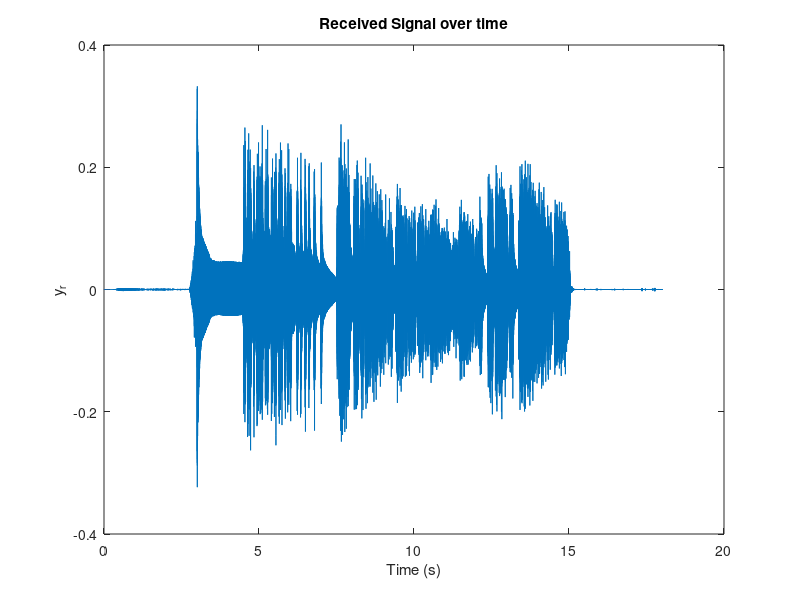

This figure's MATLAB source: (Note: this script raises an error after producing the figure.)
close all
clear

load long_modem_rx.mat

img_output_dir = "long_plots";
if ~exist(img_output_dir, 'dir')
    mkdir(img_output_dir);
end

%% Plot Signal
figure(1);
t = (0:length(y_r)-1) / Fs;
plot(t,y_r)
title("Received Signal over time")
xlabel("Time (s)")
ylabel("y_r")

saveas(gcf, fullfile(img_output_dir, "signal.png"))

%% Trim message
% The received signal includes a bunch of samples from before the
% transmission started so we need discard these samples that occurred before
% the transmission started. 

start_idx = find_start_of_signal(y_r,x_sync);
% start_idx now contains the location in y_r where x_sync begins
% we need to offset by the length of x_sync to only include the signal
% we are interested in
fs = 100;  % Symbol period
msg_length_samples = msg_length * 8 * fs;
k = (0:msg_length_samples-1)';
t = k / Fs;  % for plotting in seconds

y_t = y_r(start_idx+length(x_sync):end);
y_t = y_t(1:msg_length_samples);

figure(2);
plot(t, y_t);
title("Trimmed signal")
xlabel("Time (s)")
ylabel("y_t")

saveas(gcf, fullfile(img_output_dir, "trimmed.png"))

figure(3);
plot_ft_rad(y_t, Fs);
title("Trimmed signal frequency plot")

saveas(gcf, fullfile(img_output_dir, "trimmed_freq.png"))

%% Convolute with the cosine
c = cos(2*pi*f_c/Fs * k);
y_c = y_t .* c;

figure(4);
plot(t, y_c);
title("Convolved signal");
xlabel("Time (s)");
ylabel("y_c");

saveas(gcf, fullfile(img_output_dir, "convolved.png"))

figure(5);
plot_ft_rad(y_c, Fs);
title("Convolved signal frequency plot")

saveas(gcf, fullfile(img_output_dir, "convolved_freq.png"))

%% Low pass filter
W = 2 * pi * f_c;
t_lpf = (-100:99) * (1/Fs);  % this needs to be an even number for cleanliness
lpf = W/pi * sinc(W/pi .* t_lpf);

figure(6);
plot(t_lpf, lpf);
title("Low pass filter signal");
xlabel("Time (s)");
ylabel("lpf");

saveas(gcf, fullfile(img_output_dir, "lpf.png"))

figure(7);
plot_ft_rad(lpf, Fs);
title("Low pass filter frequency plot")

saveas(gcf, fullfile(img_output_dir, "lpf_freq.png"))

%% Apply filter
y_f = conv(y_c, lpf);

% We want y_f to be the sme length as y_c, so trim the ends off (that get
% added due to the length of the low pass filter
y_f_trimmed = y_f(length(lpf)/2:end-length(lpf)/2);

figure(8);
plot(t,y_f_trimmed);
title("Filtered signal");
xlabel("Time (s)");
ylabel("y_f");

saveas(gcf, fullfile(img_output_dir, "filtered.png"))

figure(9);
plot_ft_rad(y_f_trimmed, Fs);
title("Filtered signal frequency plot")

saveas(gcf, fullfile(img_output_dir, "filtered_freq.png"))

%% Get bits in 0-1 form
y_n = y_f_trimmed ./ abs(y_f_trimmed);
y_n = (y_n + 1) / 2;

figure(10);
plot(t,y_n);
title("Normalized signal");
xlabel("Time (s)");
ylabel("y_n");

saveas(gcf, fullfile(img_output_dir, "norm.png"))

%% Decode message

% convert to a string assuming that x_d is a vector of 1s and 0s
% representing the decoded bits
x_d = downsample(y_n, fs, fs/2);

figure(11);
plot(x_d);
BitsToString(x_d)

